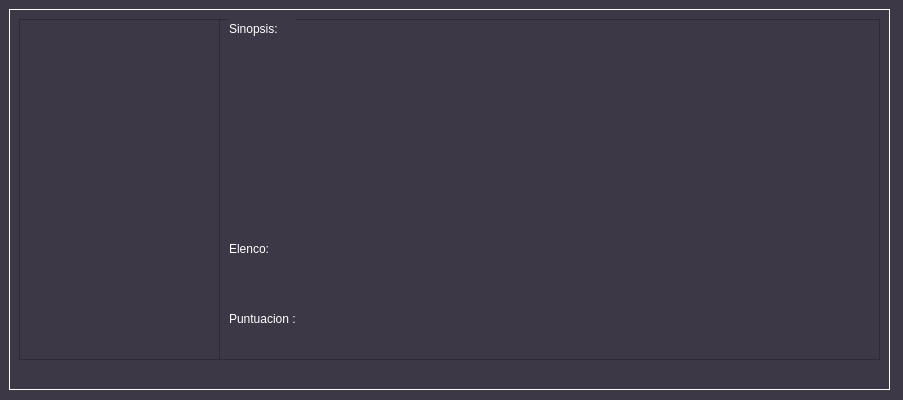
<?xml version="1.0" encoding="UTF-8"?>
<ui version="4.0">
 <class>SegundaVentana</class>
 <widget class="QWidget" name="SegundaVentana">
  <property name="enabled">
   <bool>true</bool>
  </property>
  <property name="geometry">
   <rect>
    <x>0</x>
    <y>0</y>
    <width>903</width>
    <height>400</height>
   </rect>
  </property>
  <property name="sizePolicy">
   <sizepolicy hsizetype="Ignored" vsizetype="Ignored">
    <horstretch>50</horstretch>
    <verstretch>50</verstretch>
   </sizepolicy>
  </property>
  <property name="minimumSize">
   <size>
    <width>903</width>
    <height>400</height>
   </size>
  </property>
  <property name="maximumSize">
   <size>
    <width>903</width>
    <height>400</height>
   </size>
  </property>
  <property name="sizeIncrement">
   <size>
    <width>0</width>
    <height>0</height>
   </size>
  </property>
  <property name="windowTitle">
   <string>Información de pelicula </string>
  </property>
  <property name="styleSheet">
   <string notr="true">background-color: rgb(61, 56, 70);
color: rgb(255, 255, 255);</string>
  </property>
  <widget class="QFrame" name="descripcion_imagen_texto">
   <property name="geometry">
    <rect>
     <x>9</x>
     <y>9</y>
     <width>881</width>
     <height>381</height>
    </rect>
   </property>
   <property name="sizePolicy">
    <sizepolicy hsizetype="Expanding" vsizetype="Expanding">
     <horstretch>0</horstretch>
     <verstretch>0</verstretch>
    </sizepolicy>
   </property>
   <property name="styleSheet">
    <string notr="true">color: rgb(255, 255, 255);
background-color: rgb(61, 56, 70);</string>
   </property>
   <property name="frameShape">
    <enum>QFrame::Shape::Box</enum>
   </property>
   <property name="frameShadow">
    <enum>QFrame::Shadow::Plain</enum>
   </property>
   <widget class="QFrame" name="descripcion_imagen">
    <property name="geometry">
     <rect>
      <x>10</x>
      <y>10</y>
      <width>201</width>
      <height>341</height>
     </rect>
    </property>
    <property name="sizePolicy">
     <sizepolicy hsizetype="Expanding" vsizetype="Expanding">
      <horstretch>0</horstretch>
      <verstretch>0</verstretch>
     </sizepolicy>
    </property>
    <property name="frameShape">
     <enum>QFrame::Shape::StyledPanel</enum>
    </property>
    <property name="frameShadow">
     <enum>QFrame::Shadow::Plain</enum>
    </property>
    <widget class="QLabel" name="imagen_descripcion">
     <property name="geometry">
      <rect>
       <x>10</x>
       <y>10</y>
       <width>181</width>
       <height>321</height>
      </rect>
     </property>
     <property name="sizePolicy">
      <sizepolicy hsizetype="Expanding" vsizetype="Expanding">
       <horstretch>0</horstretch>
       <verstretch>0</verstretch>
      </sizepolicy>
     </property>
     <property name="text">
      <string/>
     </property>
    </widget>
   </widget>
   <widget class="QFrame" name="descripcion_texto">
    <property name="geometry">
     <rect>
      <x>210</x>
      <y>10</y>
      <width>661</width>
      <height>341</height>
     </rect>
    </property>
    <property name="frameShape">
     <enum>QFrame::Shape::StyledPanel</enum>
    </property>
    <property name="frameShadow">
     <enum>QFrame::Shadow::Plain</enum>
    </property>
    <widget class="QLabel" name="encabezado_sinopsis">
     <property name="geometry">
      <rect>
       <x>10</x>
       <y>0</y>
       <width>67</width>
       <height>20</height>
      </rect>
     </property>
     <property name="text">
      <string>Sinopsis:</string>
     </property>
    </widget>
    <widget class="QLabel" name="texto_sinopsis">
     <property name="geometry">
      <rect>
       <x>10</x>
       <y>35</y>
       <width>641</width>
       <height>141</height>
      </rect>
     </property>
     <property name="sizePolicy">
      <sizepolicy hsizetype="Ignored" vsizetype="Ignored">
       <horstretch>0</horstretch>
       <verstretch>0</verstretch>
      </sizepolicy>
     </property>
     <property name="text">
      <string/>
     </property>
    </widget>
    <widget class="QLabel" name="encabezado_elenco">
     <property name="geometry">
      <rect>
       <x>10</x>
       <y>220</y>
       <width>56</width>
       <height>20</height>
      </rect>
     </property>
     <property name="text">
      <string>Elenco:</string>
     </property>
    </widget>
    <widget class="QLabel" name="nombres_actores">
     <property name="geometry">
      <rect>
       <x>10</x>
       <y>250</y>
       <width>641</width>
       <height>31</height>
      </rect>
     </property>
     <property name="sizePolicy">
      <sizepolicy hsizetype="Ignored" vsizetype="Ignored">
       <horstretch>0</horstretch>
       <verstretch>0</verstretch>
      </sizepolicy>
     </property>
     <property name="frameShape">
      <enum>QFrame::Shape::NoFrame</enum>
     </property>
     <property name="text">
      <string/>
     </property>
    </widget>
    <widget class="QLabel" name="puntuacion">
     <property name="geometry">
      <rect>
       <x>120</x>
       <y>290</y>
       <width>81</width>
       <height>19</height>
      </rect>
     </property>
     <property name="sizePolicy">
      <sizepolicy hsizetype="Ignored" vsizetype="Ignored">
       <horstretch>0</horstretch>
       <verstretch>0</verstretch>
      </sizepolicy>
     </property>
     <property name="text">
      <string/>
     </property>
    </widget>
    <widget class="QLabel" name="encabezado_puntuacion">
     <property name="geometry">
      <rect>
       <x>10</x>
       <y>290</y>
       <width>100</width>
       <height>20</height>
      </rect>
     </property>
     <property name="frameShape">
      <enum>QFrame::Shape::NoFrame</enum>
     </property>
     <property name="frameShadow">
      <enum>QFrame::Shadow::Plain</enum>
     </property>
     <property name="text">
      <string>Puntuacion : </string>
     </property>
    </widget>
   </widget>
  </widget>
 </widget>
 <resources/>
 <connections/>
</ui>
